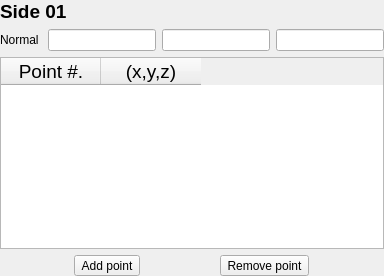
         <widget class="QWidget" name="Pg3_BA_Side01">
          <layout class="QVBoxLayout" name="verticalLayout_14">
           <property name="leftMargin">
            <number>0</number>
           </property>
           <property name="topMargin">
            <number>0</number>
           </property>
           <property name="rightMargin">
            <number>0</number>
           </property>
           <property name="bottomMargin">
            <number>0</number>
           </property>
           <item>
            <widget class="QLabel" name="Lbl_BA_Side01H2">
             <property name="font">
              <font>
               <pointsize>14</pointsize>
               <weight>75</weight>
               <bold>true</bold>
              </font>
             </property>
             <property name="text">
              <string>&lt;html&gt;&lt;head/&gt;&lt;body&gt;&lt;p&gt;Side 01&lt;/p&gt;&lt;/body&gt;&lt;/html&gt;</string>
             </property>
            </widget>
           </item>
           <item>
            <layout class="QHBoxLayout" name="horizontalLayout_27">
             <item>
              <widget class="QLabel" name="label_9">
               <property name="text">
                <string>Normal </string>
               </property>
              </widget>
             </item>
             <item>
              <widget class="QLineEdit" name="lineEdit_23"/>
             </item>
             <item>
              <widget class="QLineEdit" name="lineEdit_24"/>
             </item>
             <item>
              <widget class="QLineEdit" name="lineEdit_25"/>
             </item>
            </layout>
           </item>
           <item>
            <widget class="QTableWidget" name="Tbl_BA_Side01IntePt">
             <property name="font">
              <font>
               <pointsize>14</pointsize>
              </font>
             </property>
             <column>
              <property name="text">
               <string>Point #.</string>
              </property>
             </column>
             <column>
              <property name="text">
               <string>(x,y,z)</string>
              </property>
             </column>
            </widget>
           </item>
           <item>
            <layout class="QHBoxLayout" name="horizontalLayout_26">
             <item>
              <widget class="QToolButton" name="GeoA_AddPoint_3">
               <property name="text">
                <string>Add point</string>
               </property>
              </widget>
             </item>
             <item>
              <widget class="QToolButton" name="GeoA_RemPoint_3">
               <property name="text">
                <string>Remove point</string>
               </property>
              </widget>
             </item>
            </layout>
           </item>
          </layout>
         </widget>
